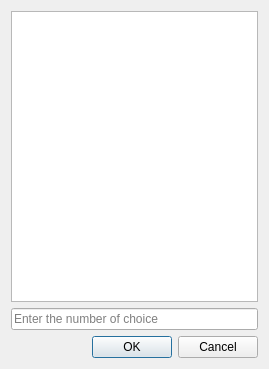
<?xml version="1.0" encoding="UTF-8"?>
<ui version="4.0">
 <class>SelectDialog</class>
 <widget class="QDialog" name="SelectDialog">
  <property name="geometry">
   <rect>
    <x>0</x>
    <y>0</y>
    <width>269</width>
    <height>369</height>
   </rect>
  </property>
  <property name="windowTitle">
   <string>Dialog</string>
  </property>
  <layout class="QVBoxLayout" name="verticalLayout">
   <item>
    <widget class="QTableView" name="tvData">
     <property name="selectionMode">
      <enum>QAbstractItemView::SingleSelection</enum>
     </property>
     <property name="selectionBehavior">
      <enum>QAbstractItemView::SelectRows</enum>
     </property>
     <property name="showGrid">
      <bool>false</bool>
     </property>
     <property name="wordWrap">
      <bool>false</bool>
     </property>
     <attribute name="horizontalHeaderVisible">
      <bool>false</bool>
     </attribute>
    </widget>
   </item>
   <item>
    <widget class="QLineEdit" name="leIndex">
     <property name="placeholderText">
      <string>Enter the number of choice</string>
     </property>
    </widget>
   </item>
   <item>
    <widget class="QDialogButtonBox" name="buttonBox">
     <property name="orientation">
      <enum>Qt::Horizontal</enum>
     </property>
     <property name="standardButtons">
      <set>QDialogButtonBox::Cancel|QDialogButtonBox::Ok</set>
     </property>
    </widget>
   </item>
  </layout>
 </widget>
 <tabstops>
  <tabstop>leIndex</tabstop>
  <tabstop>tvData</tabstop>
  <tabstop>buttonBox</tabstop>
 </tabstops>
 <resources/>
 <connections>
  <connection>
   <sender>buttonBox</sender>
   <signal>accepted()</signal>
   <receiver>SelectDialog</receiver>
   <slot>accept()</slot>
   <hints>
    <hint type="sourcelabel">
     <x>248</x>
     <y>254</y>
    </hint>
    <hint type="destinationlabel">
     <x>157</x>
     <y>272</y>
    </hint>
   </hints>
  </connection>
  <connection>
   <sender>buttonBox</sender>
   <signal>rejected()</signal>
   <receiver>SelectDialog</receiver>
   <slot>reject()</slot>
   <hints>
    <hint type="sourcelabel">
     <x>316</x>
     <y>260</y>
    </hint>
    <hint type="destinationlabel">
     <x>286</x>
     <y>272</y>
    </hint>
   </hints>
  </connection>
 </connections>
</ui>
